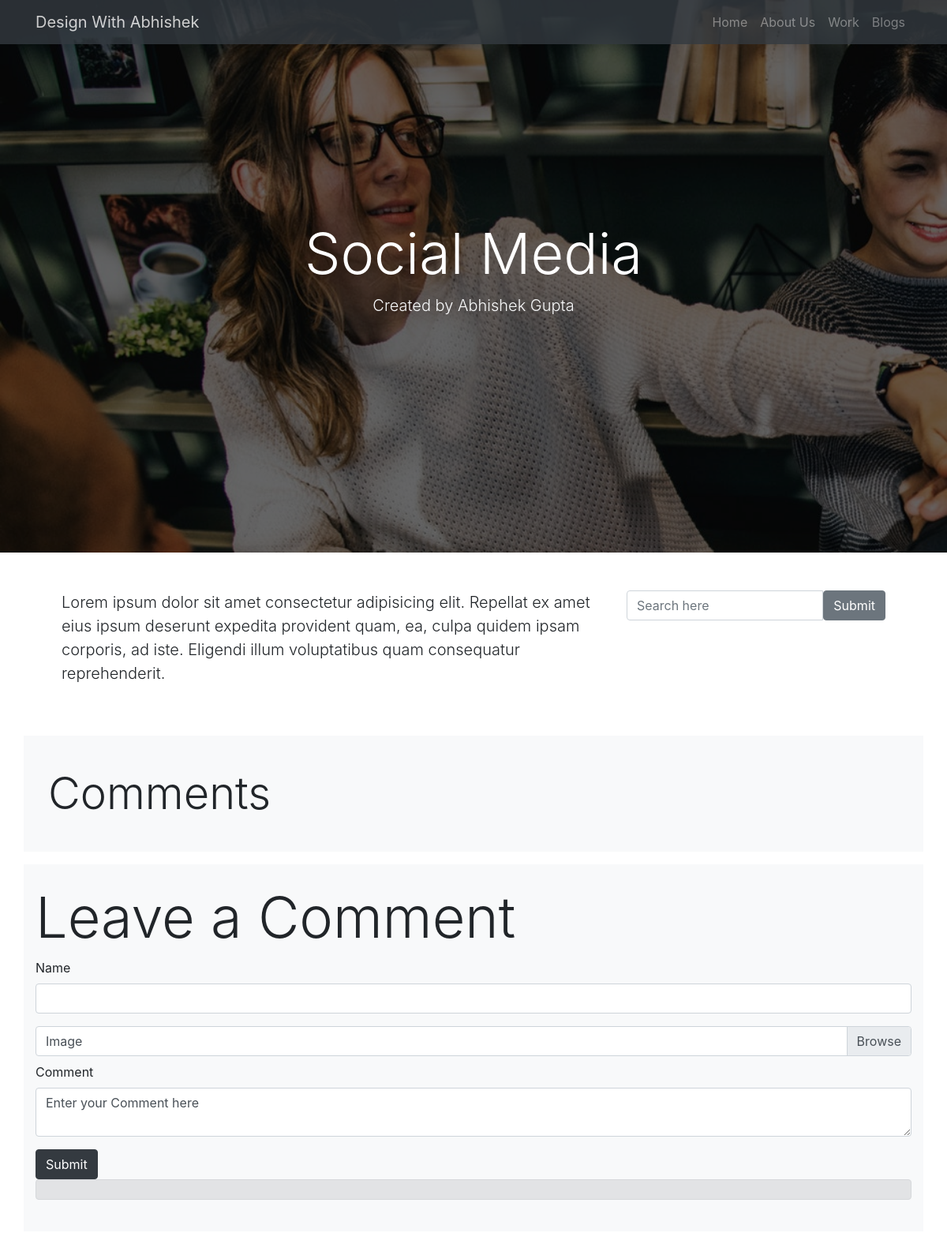
The app's page /blog/4 with its own data.
### blog/models.py (models this page shows, shortened)
class Post(models.Model):
    title=models.CharField(max_length=50)
    author=models.CharField(max_length=50)
    created=models.DateTimeField(timezone.now())
    content=models.TextField()
    image=models.ImageField(upload_to='post')

### blog/views.py (the view)
# urls.py: path('<int:num>',blog_detail,name='blog_detail')
def blog_detail(request,num):
    blog_detail=Post.objects.get(id=num)
    comments_list=Comments.objects.filter(post=blog_detail)
    context={
        'blog_detail':blog_detail,
        'comments':comments_list
    }
    if request.method == 'POST':
        newform=CommentForm(request.POST,request.FILES)
        if newform.is_valid():
            new_comment=newform.save(commit=False)
            new_comment.post=blog_detail
            new_comment.save()
            messages.success(request,'Thanks for your feedback')
            return render(request, 'blog/blog_details.html', context)
        else:
            messages.success(request,('There is a problem please try again '))
            return render(request, 'blog/blog_details.html', context)
    else:
        return render(request, 'blog/blog_details.html', context)

### blog/templates/blog/blog_details.html (shortened to what this page needs)
<!DOCTYPE html>
{% load static %}
<html lang="en">
  <head>
    <link
      rel="stylesheet"
      href="https://stackpath.bootstrapcdn.com/font-awesome/4.7.0/css/font-awesome.min.css"
    />
    <link
      rel="stylesheet"
      href="https://stackpath.bootstrapcdn.com/bootstrap/4.3.1/css/bootstrap.min.css"
    />
    <link rel="stylesheet" href="{% static 'static_files/css/styles.css' %}" />
  </head>
  <body>
    <nav class="navbar navbar-dark bg-dark navbar-expand-sm fixed-top">
      <div class="container">
        <a href="#" class="navbar-brand">Design With Abhishek</a>
        <div class="navbar-collapse collapse" id="mynavbar">
          <ul class="navbar-nav ml-auto">
            <li class="nav-item">
              <a href="" class="nav-link">Home</a>
            </li>
            <li class="nav-item">
              <a href="" class="nav-link">About Us</a>
            </li>
            <li class="nav-item">
              <a href="" class="nav-link">Work</a>
            </li>
            <li class="nav-item">
              <a href="" class="nav-link">Blogs</a>
            </li>
          </ul>
        </div>
      </div>
    </nav>
    <div id="main-section">
      <div class="section-overlay">
        <div class="main-section-inner py-5 container align-items-center">
          <div
            class="row p-5 align-items-center text-center"
            style="height:600px"
          >
            <div class="col-12 ">
              <h1 class="display-3 text-white">{{blog_detail.title}}</h1>
              <p class="lead text-light">Created by {{blog_detail.author}}</p>
            </div>
          </div>
        </div>
      </div>
    </div>
    <section class="blog-content">
      <div class="container p-5">
        <div class="row">
          <div class="col-md-8">
            <p class="lead">
             {{blog_detail.content}}
            </p>
          </div>
          <div class="col-md-4">
            <form action="{% url 'blog:blog_list' %}">
              <div class="input-group">
                <input type="search" class="form-control" name="q" placeholder="Search here">
                <input type="submit" class="btn btn-secondary">
              </div>
            </form>
          </div>
        </div>
      </div>
    </section>
    <section class="comment-section">
      <div class="container bg-light">
        <div class="row p-3">
          <div class="col">
            <h3 class="display-4 my-4">Comments</h3>
          </div>
        </div>
        </div>
      <div class="container bg-light py-4 my-3">
        <div class="row">
          <div class="col">
            <h1 class="display-3">Leave a Comment</h1>
            <form action="{% url 'blog:blog_detail' blog_detail.id %}"  enctype='multipart/form-data' method="POST">
                <div class="form-group">
              <label for="name">Name</label>
              <input type="text" class="form-control" name="name">
            </div>
            <div class="custom-file">
              <label for="image" class="custom-file-label">Image</label>
            </div>
              <div class="form-group mt-2">
               <label for="content">Comment</label>
               <textarea class="form-control" name="content" >Enter your Comment here</textarea>
              </div>
              <button class="btn btn-dark" type="submit" >Submit</button>
            </form>
              <div class="alert alert-secondary">
              </div>
          </div>
      </div>
      </div>
    </section>
  </body>
</html>

### static/static_files/css/styles.css (style rules this page uses)
body { padding: 0; margin: 0; width: 100%; }
#main-section { background: url(../img/adult-cheerful-coffee-1083623.jpg); background-size: cover; min-height: 700px; background-attachment: fixed; background-repeat: no-repeat; }
.navbar { opacity: 0.8; }
#main-section .section-overlay { position: absolute; top: 0; left: 0; width: 100%; background-color: rgba(0, 0, 0, 0.6); min-height: 700px; }

### records on screen
Post: title "Social Media", author "Abhishek Gupta", content "Lorem ipsum dolor sit amet consectetur adipisicing elit. Repellat ex amet eius ipsum deserunt expedita provident quam, ea, culpa quidem ipsam corporis, ad iste. Eligendi illum voluptatibus quam consequatur reprehenderit."
